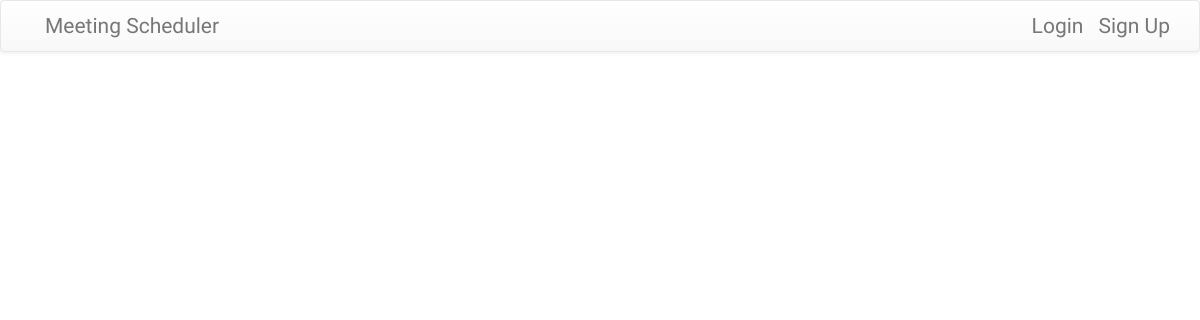
The app's page /meeting_scheduler/offhour/list, older data.
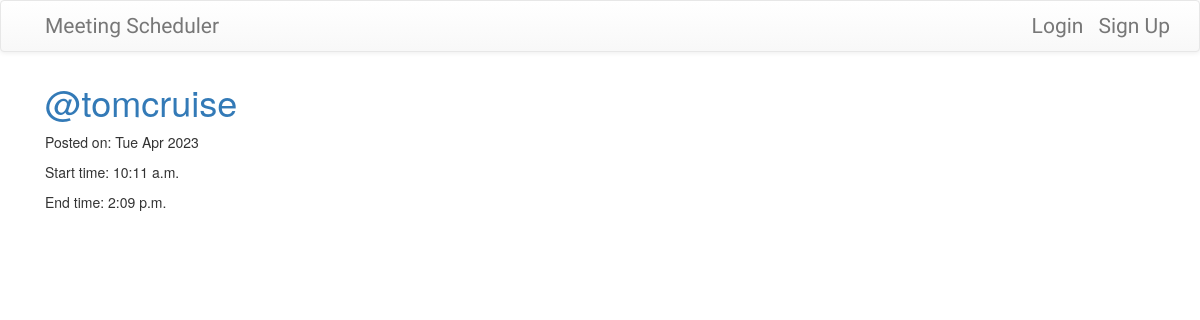
The same page, newer data.
### meeting_scheduler/models.py (models this page shows, shortened)
class OffHour(models.Model):
    terraformer = models.ForeignKey('accounts.CustomUser', on_delete=models.CASCADE)
    date = models.DateField(auto_now=False, auto_now_add=False, verbose_name="Enter date", null=True)
    start_time = models.TimeField(auto_now=False, auto_now_add=False, verbose_name="Enter start time")
    end_time = models.TimeField(auto_now=False, auto_now_add=False, verbose_name="Enter end time")
    class Meta:
        verbose_name = "OffHour"
        verbose_name_plural = "OffHours"
    def get_user_name(self):
        return self.terraformer.username
    def get_user_pk(self):
        return self.terraformer.pk

### accounts/models.py (models this page shows, shortened)
class CustomUser(AbstractBaseUser, PermissionsMixin):
    username = models.CharField(max_length=50, verbose_name="Your username ", unique=True)
    fname = models.CharField(max_length=50, verbose_name="First Name")
    lname = models.CharField(max_length=50, verbose_name="Last Name", default=None)
    email = models.EmailField(max_length=50, unique=True, blank=False, verbose_name="Your Email ")
    profile_pic = models.ImageField(upload_to='profile_pics', blank=True, verbose_name="Your profile picture ", null=True, default=None)
    is_active = models.BooleanField(default=True) # anyone who signs up for thsi application is by default an active user
    is_admin = models.BooleanField(default=False)
    is_staff = models.BooleanField(default=False)
    is_superuser = models.BooleanField(default=False) # the person who has highest level of control over database
    objects = CustomUserManager()
    REQUIRED_FIELDS = ['fname','lname','email', 'profile_pic']
    USERNAME_FIELD = 'username'
    EMAIL_FIELD = 'email'

### meeting_scheduler/views.py (the view)
# urls.py: path("offhour/list", views.OffHourListView.as_view(), name="offhour_list"),
class OffHourListView(ListView):
    model = OffHour
    template_name = "offhour_list.html"
    def get_queryset(self):
        return OffHour.objects.filter(date__gte = timezone.now()).order_by('-date')

### meeting_scheduler/templates/meeting_scheduler/offhour_list.html
{% extends 'base.html' %}
{% block content %}
<div class="centerstage container">
    {% for offhour in offhour_list %}
        <div class="offhour_card">
            <h1><a href="{% url 'accounts:account_details' pk=offhour.get_user_pk %}"> @{{offhour.get_user_name}} </a></h1>
            <div class="date">
                <p> Posted on: {{offhour.date|date:"D M Y"}}</p>
            </div>
            <div class="time">
                <p> Start time: {{offhour.start_time|time}}</p>
                <p> End time: {{offhour.end_time|time}}</p>
            </div>
        </div>
    {% endfor %}
</div>
{% endblock content %}

### templates/base.html (shortened to what this page needs)
<!DOCTYPE html>
{% load static %}
<html>
    <head>
            <link rel="stylesheet" href="https://cdn.jsdelivr.net/npm/bootstrap@3.3.7/dist/css/bootstrap.min.css">
            <link rel="stylesheet" href="https://cdn.jsdelivr.net/npm/bootstrap@3.3.7/dist/css/bootstrap-theme.min.css">
            <link rel="stylesheet" href="//cdn.jsdelivr.net/npm/medium-editor@latest/dist/css/medium-editor.min.css" type="text/css" media="screen" charset="utf-8">
            <link rel = "stylesheet" href="{% static 'Nbyula_Assignment_1/css/master.css' %}">
            <link rel="stylesheet" href = "{% static 'css/details.css'%}">
            <link href="{% static 'django_select2/css/select2.min.css' %}" rel="stylesheet" type="text/css" />
            <link href="https://cdn.jsdelivr.net/npm/select2@4.1.0-rc.0/dist/css/select2.min.css" rel="stylesheet" />
    </head>
    <body>
        <nav class="navbar navbar-default fixed-top techfont custom-navbar" >
            <div class= "container">
                <ul class="nav navbar-nav">
                    <li> <a href="{% url 'home' %}"> Meeting Scheduler </a> </li>
                </ul>
                <ul class = "nav navbar-nav navbar-right">
                    {% if user.is_authenticated %}
                            <li> <a href = ""> My Appointments </a> </li>
                            <li> <a href = ""> Scheduled Meeting </a> </li>
                            <li> <a href="{% url 'logout' %}"> Logout </a> </li>
                            <li class="custom-user"> <a href="{% url 'accounts:account_details' pk=user.pk %}"> <span class="glyphicon glyphicon-user"></span> </a> </li>
                    {% else %}
                    <li> <a href="{% url 'accounts:login' %}" class = "nav navbar-right"> Login </a> </li>
                    <li> <a href="{% url 'accounts:signup' %}"> Sign Up </a> </li>
                    {% endif %}
                </ul>
            </div>
        </nav>
        <div class="container">
            {% block content %}
            {% endblock content %}
        </div>
    </body>
</html>

### static/Nbyula_Assignment_1/css/master.css (style rules this page uses)
.techfont { font-family: 'Russo One',sans-serif; font-size: 1.5em; margin-bottom: 10px; }
.centerstage { margin-left: auto; margin-right: auto; }

Row changes from the older to the newer data that the page shows:
added OffHour: get_user_name "tomcruise", date "Tue Apr 2023", start_time "10:11 a.m.", end_time "2:09 p.m."
